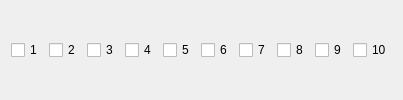
                              <widget class="QWidget" name="recTracks">
                               <layout class="QHBoxLayout" name="horizontalLayout_9">
                                <item>
                                 <widget class="QCheckBox" name="advOutRecTrack1">
                                  <property name="text">
                                   <string notr="true">1</string>
                                  </property>
                                 </widget>
                                </item>
                                <item>
                                 <widget class="QCheckBox" name="advOutRecTrack2">
                                  <property name="text">
                                   <string notr="true">2</string>
                                  </property>
                                 </widget>
                                </item>
                                <item>
                                 <widget class="QCheckBox" name="advOutRecTrack3">
                                  <property name="text">
                                   <string notr="true">3</string>
                                  </property>
                                 </widget>
                                </item>
                                <item>
                                 <widget class="QCheckBox" name="advOutRecTrack4">
                                  <property name="text">
                                   <string notr="true">4</string>
                                  </property>
                                 </widget>
                                </item>
                                <item>
                                 <widget class="QCheckBox" name="advOutRecTrack5">
                                  <property name="text">
                                   <string notr="true">5</string>
                                  </property>
                                 </widget>
                                </item>
                                <item>
                                 <widget class="QCheckBox" name="advOutRecTrack6">
                                  <property name="text">
                                   <string notr="true">6</string>
                                  </property>
                                 </widget>
                                </item>
                                <item>
                                 <widget class="QCheckBox" name="advOutRecTrack7">
                                  <property name="text">
                                   <string notr="true">7</string>
                                  </property>
                                 </widget>
                                </item>
                                <item>
                                 <widget class="QCheckBox" name="advOutRecTrack8">
                                  <property name="text">
                                   <string notr="true">8</string>
                                  </property>
                                 </widget>
                                </item>
                                <item>
                                 <widget class="QCheckBox" name="advOutRecTrack9">
                                  <property name="text">
                                   <string notr="true">9</string>
                                  </property>
                                 </widget>
                                </item>
                                <item>
                                 <widget class="QCheckBox" name="advOutRecTrack10">
                                  <property name="text">
                                   <string notr="true">10</string>
                                  </property>
                                 </widget>
                                </item>
                               </layout>
                              </widget>
